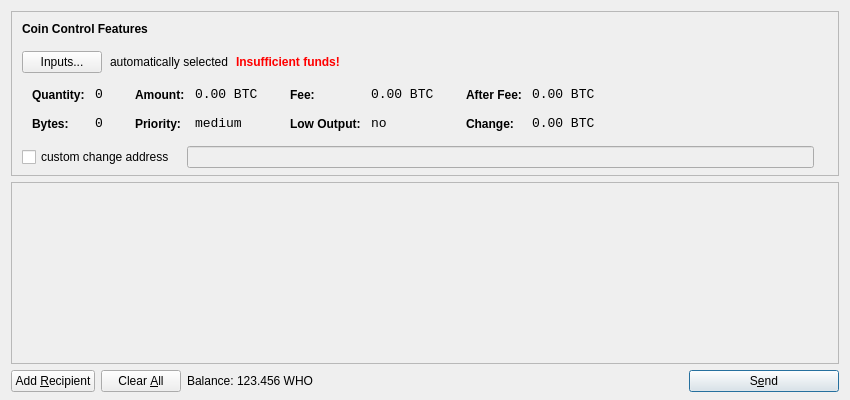
<?xml version="1.0" encoding="UTF-8"?>
<ui version="4.0">
 <class>SendCoinsDialog</class>
 <widget class="QDialog" name="SendCoinsDialog">
  <property name="geometry">
   <rect>
    <x>0</x>
    <y>0</y>
    <width>850</width>
    <height>400</height>
   </rect>
  </property>
  <property name="windowTitle">
   <string>Send Coins</string>
  </property>
  <layout class="QVBoxLayout" name="verticalLayout" stretch="0,1,0">
   <property name="bottomMargin">
    <number>8</number>
   </property>
   <item>
    <widget class="QFrame" name="frameCoinControl">
     <property name="sizePolicy">
      <sizepolicy hsizetype="Expanding" vsizetype="Expanding">
       <horstretch>0</horstretch>
       <verstretch>0</verstretch>
      </sizepolicy>
     </property>
     <property name="maximumSize">
      <size>
       <width>16777215</width>
       <height>16777215</height>
      </size>
     </property>
     <property name="frameShape">
      <enum>QFrame::StyledPanel</enum>
     </property>
     <property name="frameShadow">
      <enum>QFrame::Sunken</enum>
     </property>
     <layout class="QVBoxLayout" name="verticalLayoutCoinControl2">
      <property name="spacing">
       <number>-1</number>
      </property>
      <property name="leftMargin">
       <number>0</number>
      </property>
      <property name="topMargin">
       <number>0</number>
      </property>
      <property name="rightMargin">
       <number>0</number>
      </property>
      <property name="bottomMargin">
       <number>6</number>
      </property>
      <item>
       <layout class="QVBoxLayout" name="verticalLayoutCoinControl" stretch="0,0,0,0,1">
        <property name="spacing">
         <number>0</number>
        </property>
        <property name="leftMargin">
         <number>10</number>
        </property>
        <property name="topMargin">
         <number>10</number>
        </property>
        <item>
         <layout class="QHBoxLayout" name="horizontalLayoutCoinControl1">
          <property name="bottomMargin">
           <number>15</number>
          </property>
          <item>
           <widget class="QLabel" name="labelCoinControlFeatures">
            <property name="sizePolicy">
             <sizepolicy hsizetype="Preferred" vsizetype="Maximum">
              <horstretch>0</horstretch>
              <verstretch>0</verstretch>
             </sizepolicy>
            </property>
            <property name="font">
             <font>
              <weight>75</weight>
              <bold>true</bold>
             </font>
            </property>
            <property name="styleSheet">
             <string notr="true">font-weight:bold;</string>
            </property>
            <property name="text">
             <string>Coin Control Features</string>
            </property>
           </widget>
          </item>
         </layout>
        </item>
        <item>
         <layout class="QHBoxLayout" name="horizontalLayoutCoinControl2" stretch="0,0,0,0">
          <property name="spacing">
           <number>8</number>
          </property>
          <property name="bottomMargin">
           <number>10</number>
          </property>
          <item>
           <widget class="QPushButton" name="pushButtonCoinControl">
            <property name="styleSheet">
             <string notr="true"/>
            </property>
            <property name="text">
             <string>Inputs...</string>
            </property>
           </widget>
          </item>
          <item>
           <widget class="QLabel" name="labelCoinControlAutomaticallySelected">
            <property name="text">
             <string>automatically selected</string>
            </property>
            <property name="margin">
             <number>5</number>
            </property>
           </widget>
          </item>
          <item>
           <widget class="QLabel" name="labelCoinControlInsuffFunds">
            <property name="font">
             <font>
              <weight>75</weight>
              <bold>true</bold>
             </font>
            </property>
            <property name="styleSheet">
             <string notr="true">color:red;font-weight:bold;</string>
            </property>
            <property name="text">
             <string>Insufficient funds!</string>
            </property>
            <property name="margin">
             <number>5</number>
            </property>
           </widget>
          </item>
          <item>
           <spacer name="horizontalSpacerCoinControl">
            <property name="orientation">
             <enum>Qt::Horizontal</enum>
            </property>
            <property name="sizeHint" stdset="0">
             <size>
              <width>40</width>
              <height>1</height>
             </size>
            </property>
           </spacer>
          </item>
         </layout>
        </item>
        <item>
         <widget class="QWidget" name="widgetCoinControl" native="true">
          <property name="sizePolicy">
           <sizepolicy hsizetype="Preferred" vsizetype="Preferred">
            <horstretch>0</horstretch>
            <verstretch>0</verstretch>
           </sizepolicy>
          </property>
          <property name="minimumSize">
           <size>
            <width>0</width>
            <height>0</height>
           </size>
          </property>
          <property name="styleSheet">
           <string notr="true"/>
          </property>
          <layout class="QHBoxLayout" name="horizontalLayoutCoinControl5">
           <property name="margin">
            <number>0</number>
           </property>
           <item>
            <layout class="QHBoxLayout" name="horizontalLayoutCoinControl3" stretch="0,0,0,1">
             <property name="spacing">
              <number>20</number>
             </property>
             <property name="topMargin">
              <number>0</number>
             </property>
             <property name="bottomMargin">
              <number>10</number>
             </property>
             <item>
              <layout class="QFormLayout" name="formLayoutCoinControl1">
               <property name="horizontalSpacing">
                <number>10</number>
               </property>
               <property name="verticalSpacing">
                <number>14</number>
               </property>
               <property name="leftMargin">
                <number>10</number>
               </property>
               <property name="topMargin">
                <number>4</number>
               </property>
               <property name="rightMargin">
                <number>6</number>
               </property>
               <item row="0" column="0">
                <widget class="QLabel" name="labelCoinControlQuantityText">
                 <property name="styleSheet">
                  <string notr="true">font-weight:bold;</string>
                 </property>
                 <property name="text">
                  <string>Quantity:</string>
                 </property>
                 <property name="margin">
                  <number>0</number>
                 </property>
                </widget>
               </item>
               <item row="0" column="1">
                <widget class="QLabel" name="labelCoinControlQuantity">
                 <property name="font">
                  <font>
                   <family>Monospace</family>
                   <pointsize>10</pointsize>
                  </font>
                 </property>
                 <property name="cursor">
                  <cursorShape>IBeamCursor</cursorShape>
                 </property>
                 <property name="contextMenuPolicy">
                  <enum>Qt::ActionsContextMenu</enum>
                 </property>
                 <property name="text">
                  <string notr="true">0</string>
                 </property>
                 <property name="margin">
                  <number>0</number>
                 </property>
                 <property name="textInteractionFlags">
                  <set>Qt::LinksAccessibleByMouse|Qt::TextSelectableByKeyboard|Qt::TextSelectableByMouse</set>
                 </property>
                </widget>
               </item>
               <item row="1" column="0">
                <widget class="QLabel" name="labelCoinControlBytesText">
                 <property name="styleSheet">
                  <string notr="true">font-weight:bold;</string>
                 </property>
                 <property name="text">
                  <string>Bytes:</string>
                 </property>
                </widget>
               </item>
               <item row="1" column="1">
                <widget class="QLabel" name="labelCoinControlBytes">
                 <property name="font">
                  <font>
                   <family>Monospace</family>
                   <pointsize>10</pointsize>
                  </font>
                 </property>
                 <property name="cursor">
                  <cursorShape>IBeamCursor</cursorShape>
                 </property>
                 <property name="contextMenuPolicy">
                  <enum>Qt::ActionsContextMenu</enum>
                 </property>
                 <property name="text">
                  <string notr="true">0</string>
                 </property>
                 <property name="textInteractionFlags">
                  <set>Qt::LinksAccessibleByMouse|Qt::TextSelectableByKeyboard|Qt::TextSelectableByMouse</set>
                 </property>
                </widget>
               </item>
              </layout>
             </item>
             <item>
              <layout class="QFormLayout" name="formLayoutCoinControl2">
               <property name="horizontalSpacing">
                <number>10</number>
               </property>
               <property name="verticalSpacing">
                <number>14</number>
               </property>
               <property name="leftMargin">
                <number>6</number>
               </property>
               <property name="topMargin">
                <number>4</number>
               </property>
               <property name="rightMargin">
                <number>6</number>
               </property>
               <item row="0" column="0">
                <widget class="QLabel" name="labelCoinControlAmountText">
                 <property name="styleSheet">
                  <string notr="true">font-weight:bold;</string>
                 </property>
                 <property name="text">
                  <string>Amount:</string>
                 </property>
                 <property name="margin">
                  <number>0</number>
                 </property>
                </widget>
               </item>
               <item row="0" column="1">
                <widget class="QLabel" name="labelCoinControlAmount">
                 <property name="font">
                  <font>
                   <family>Monospace</family>
                   <pointsize>10</pointsize>
                  </font>
                 </property>
                 <property name="cursor">
                  <cursorShape>IBeamCursor</cursorShape>
                 </property>
                 <property name="contextMenuPolicy">
                  <enum>Qt::ActionsContextMenu</enum>
                 </property>
                 <property name="text">
                  <string notr="true">0.00 BTC</string>
                 </property>
                 <property name="textInteractionFlags">
                  <set>Qt::LinksAccessibleByMouse|Qt::TextSelectableByKeyboard|Qt::TextSelectableByMouse</set>
                 </property>
                </widget>
               </item>
               <item row="1" column="0">
                <widget class="QLabel" name="labelCoinControlPriorityText">
                 <property name="styleSheet">
                  <string notr="true">font-weight:bold;</string>
                 </property>
                 <property name="text">
                  <string>Priority:</string>
                 </property>
                </widget>
               </item>
               <item row="1" column="1">
                <widget class="QLabel" name="labelCoinControlPriority">
                 <property name="font">
                  <font>
                   <family>Monospace</family>
                   <pointsize>10</pointsize>
                  </font>
                 </property>
                 <property name="cursor">
                  <cursorShape>IBeamCursor</cursorShape>
                 </property>
                 <property name="contextMenuPolicy">
                  <enum>Qt::ActionsContextMenu</enum>
                 </property>
                 <property name="text">
                  <string>medium</string>
                 </property>
                 <property name="textInteractionFlags">
                  <set>Qt::LinksAccessibleByMouse|Qt::TextSelectableByKeyboard|Qt::TextSelectableByMouse</set>
                 </property>
                </widget>
               </item>
              </layout>
             </item>
             <item>
              <layout class="QFormLayout" name="formLayoutCoinControl3">
               <property name="horizontalSpacing">
                <number>10</number>
               </property>
               <property name="verticalSpacing">
                <number>14</number>
               </property>
               <property name="leftMargin">
                <number>6</number>
               </property>
               <property name="topMargin">
                <number>4</number>
               </property>
               <property name="rightMargin">
                <number>6</number>
               </property>
               <item row="0" column="0">
                <widget class="QLabel" name="labelCoinControlFeeText">
                 <property name="styleSheet">
                  <string notr="true">font-weight:bold;</string>
                 </property>
                 <property name="text">
                  <string>Fee:</string>
                 </property>
                 <property name="margin">
                  <number>0</number>
                 </property>
                </widget>
               </item>
               <item row="0" column="1">
                <widget class="QLabel" name="labelCoinControlFee">
                 <property name="font">
                  <font>
                   <family>Monospace</family>
                   <pointsize>10</pointsize>
                  </font>
                 </property>
                 <property name="cursor">
                  <cursorShape>IBeamCursor</cursorShape>
                 </property>
                 <property name="contextMenuPolicy">
                  <enum>Qt::ActionsContextMenu</enum>
                 </property>
                 <property name="text">
                  <string notr="true">0.00 BTC</string>
                 </property>
                 <property name="textInteractionFlags">
                  <set>Qt::LinksAccessibleByMouse|Qt::TextSelectableByKeyboard|Qt::TextSelectableByMouse</set>
                 </property>
                </widget>
               </item>
               <item row="1" column="0">
                <widget class="QLabel" name="labelCoinControlLowOutputText">
                 <property name="styleSheet">
                  <string notr="true">font-weight:bold;</string>
                 </property>
                 <property name="text">
                  <string>Low Output:</string>
                 </property>
                </widget>
               </item>
               <item row="1" column="1">
                <widget class="QLabel" name="labelCoinControlLowOutput">
                 <property name="font">
                  <font>
                   <family>Monospace</family>
                   <pointsize>10</pointsize>
                  </font>
                 </property>
                 <property name="cursor">
                  <cursorShape>IBeamCursor</cursorShape>
                 </property>
                 <property name="contextMenuPolicy">
                  <enum>Qt::ActionsContextMenu</enum>
                 </property>
                 <property name="text">
                  <string>no</string>
                 </property>
                 <property name="textInteractionFlags">
                  <set>Qt::LinksAccessibleByMouse|Qt::TextSelectableByKeyboard|Qt::TextSelectableByMouse</set>
                 </property>
                </widget>
               </item>
              </layout>
             </item>
             <item>
              <layout class="QFormLayout" name="formLayoutCoinControl4">
               <property name="horizontalSpacing">
                <number>10</number>
               </property>
               <property name="verticalSpacing">
                <number>14</number>
               </property>
               <property name="leftMargin">
                <number>6</number>
               </property>
               <property name="topMargin">
                <number>4</number>
               </property>
               <property name="rightMargin">
                <number>6</number>
               </property>
               <item row="0" column="0">
                <widget class="QLabel" name="labelCoinControlAfterFeeText">
                 <property name="styleSheet">
                  <string notr="true">font-weight:bold;</string>
                 </property>
                 <property name="text">
                  <string>After Fee:</string>
                 </property>
                 <property name="margin">
                  <number>0</number>
                 </property>
                </widget>
               </item>
               <item row="0" column="1">
                <widget class="QLabel" name="labelCoinControlAfterFee">
                 <property name="font">
                  <font>
                   <family>Monospace</family>
                   <pointsize>10</pointsize>
                  </font>
                 </property>
                 <property name="cursor">
                  <cursorShape>IBeamCursor</cursorShape>
                 </property>
                 <property name="contextMenuPolicy">
                  <enum>Qt::ActionsContextMenu</enum>
                 </property>
                 <property name="text">
                  <string notr="true">0.00 BTC</string>
                 </property>
                 <property name="textInteractionFlags">
                  <set>Qt::LinksAccessibleByMouse|Qt::TextSelectableByKeyboard|Qt::TextSelectableByMouse</set>
                 </property>
                </widget>
               </item>
               <item row="1" column="0">
                <widget class="QLabel" name="labelCoinControlChangeText">
                 <property name="styleSheet">
                  <string notr="true">font-weight:bold;</string>
                 </property>
                 <property name="text">
                  <string>Change:</string>
                 </property>
                </widget>
               </item>
               <item row="1" column="1">
                <widget class="QLabel" name="labelCoinControlChange">
                 <property name="font">
                  <font>
                   <family>Monospace</family>
                   <pointsize>10</pointsize>
                  </font>
                 </property>
                 <property name="cursor">
                  <cursorShape>IBeamCursor</cursorShape>
                 </property>
                 <property name="contextMenuPolicy">
                  <enum>Qt::ActionsContextMenu</enum>
                 </property>
                 <property name="text">
                  <string notr="true">0.00 BTC</string>
                 </property>
                 <property name="textInteractionFlags">
                  <set>Qt::LinksAccessibleByMouse|Qt::TextSelectableByKeyboard|Qt::TextSelectableByMouse</set>
                 </property>
                </widget>
               </item>
              </layout>
             </item>
            </layout>
           </item>
          </layout>
         </widget>
        </item>
        <item>
         <layout class="QHBoxLayout" name="horizontalLayoutCoinControl4" stretch="0,0,0">
          <property name="spacing">
           <number>12</number>
          </property>
          <property name="sizeConstraint">
           <enum>QLayout::SetDefaultConstraint</enum>
          </property>
          <property name="topMargin">
           <number>5</number>
          </property>
          <property name="rightMargin">
           <number>5</number>
          </property>
          <item>
           <widget class="QCheckBox" name="checkBoxCoinControlChange">
            <property name="text">
             <string>custom change address</string>
            </property>
           </widget>
          </item>
          <item>
           <widget class="QLineEdit" name="lineEditCoinControlChange">
            <property name="enabled">
             <bool>false</bool>
            </property>
            <property name="sizePolicy">
             <sizepolicy hsizetype="Expanding" vsizetype="Fixed">
              <horstretch>0</horstretch>
              <verstretch>0</verstretch>
             </sizepolicy>
            </property>
           </widget>
          </item>
          <item>
           <widget class="QLabel" name="labelCoinControlChangeLabel">
            <property name="sizePolicy">
             <sizepolicy hsizetype="Preferred" vsizetype="Expanding">
              <horstretch>0</horstretch>
              <verstretch>0</verstretch>
             </sizepolicy>
            </property>
            <property name="minimumSize">
             <size>
              <width>0</width>
              <height>0</height>
             </size>
            </property>
            <property name="text">
             <string/>
            </property>
            <property name="margin">
             <number>3</number>
            </property>
           </widget>
          </item>
         </layout>
        </item>
        <item>
         <spacer name="verticalSpacerCoinControl">
          <property name="orientation">
           <enum>Qt::Vertical</enum>
          </property>
          <property name="sizeHint" stdset="0">
           <size>
            <width>800</width>
            <height>1</height>
           </size>
          </property>
         </spacer>
        </item>
       </layout>
      </item>
     </layout>
    </widget>
   </item>
   <item>
    <widget class="QScrollArea" name="scrollArea">
     <property name="widgetResizable">
      <bool>true</bool>
     </property>
     <widget class="QWidget" name="scrollAreaWidgetContents">
      <property name="geometry">
       <rect>
        <x>0</x>
        <y>0</y>
        <width>830</width>
        <height>165</height>
       </rect>
      </property>
      <layout class="QVBoxLayout" name="verticalLayout_2">
       <property name="margin">
        <number>0</number>
       </property>
       <item>
        <layout class="QVBoxLayout" name="entries">
         <property name="spacing">
          <number>6</number>
         </property>
        </layout>
       </item>
       <item>
        <spacer name="verticalSpacer">
         <property name="orientation">
          <enum>Qt::Vertical</enum>
         </property>
         <property name="sizeHint" stdset="0">
          <size>
           <width>20</width>
           <height>40</height>
          </size>
         </property>
        </spacer>
       </item>
      </layout>
     </widget>
    </widget>
   </item>
   <item>
    <layout class="QHBoxLayout" name="horizontalLayout">
     <item>
      <widget class="QPushButton" name="addButton">
       <property name="toolTip">
        <string>Send to multiple recipients at once</string>
       </property>
       <property name="text">
        <string>Add &amp;Recipient</string>
       </property>
       <property name="icon">
        <iconset resource="../bitcoin.qrc">
         <normaloff>:/icons/add</normaloff>:/icons/add</iconset>
       </property>
       <property name="autoDefault">
        <bool>false</bool>
       </property>
      </widget>
     </item>
     <item>
      <widget class="QPushButton" name="clearButton">
       <property name="sizePolicy">
        <sizepolicy hsizetype="Minimum" vsizetype="Fixed">
         <horstretch>0</horstretch>
         <verstretch>0</verstretch>
        </sizepolicy>
       </property>
       <property name="toolTip">
        <string>Remove all transaction fields</string>
       </property>
       <property name="text">
        <string>Clear &amp;All</string>
       </property>
       <property name="icon">
        <iconset resource="../bitcoin.qrc">
         <normaloff>:/icons/remove</normaloff>:/icons/remove</iconset>
       </property>
       <property name="autoRepeatDelay">
        <number>300</number>
       </property>
       <property name="autoDefault">
        <bool>false</bool>
       </property>
      </widget>
     </item>
     <item>
      <layout class="QHBoxLayout" name="horizontalLayout_2">
       <property name="spacing">
        <number>3</number>
       </property>
       <item>
        <widget class="QLabel" name="label">
         <property name="text">
          <string>Balance:</string>
         </property>
        </widget>
       </item>
       <item>
        <widget class="QLabel" name="labelBalance">
         <property name="cursor">
          <cursorShape>IBeamCursor</cursorShape>
         </property>
         <property name="text">
          <string>123.456 WHO</string>
         </property>
         <property name="textInteractionFlags">
          <set>Qt::LinksAccessibleByMouse|Qt::TextSelectableByKeyboard|Qt::TextSelectableByMouse</set>
         </property>
        </widget>
       </item>
      </layout>
     </item>
     <item>
      <spacer name="horizontalSpacer">
       <property name="orientation">
        <enum>Qt::Horizontal</enum>
       </property>
       <property name="sizeHint" stdset="0">
        <size>
         <width>40</width>
         <height>20</height>
        </size>
       </property>
      </spacer>
     </item>
     <item>
      <widget class="QPushButton" name="sendButton">
       <property name="minimumSize">
        <size>
         <width>150</width>
         <height>0</height>
        </size>
       </property>
       <property name="toolTip">
        <string>Confirm the send action</string>
       </property>
       <property name="text">
        <string>S&amp;end</string>
       </property>
       <property name="icon">
        <iconset resource="../bitcoin.qrc">
         <normaloff>:/icons/send</normaloff>:/icons/send</iconset>
       </property>
       <property name="default">
        <bool>true</bool>
       </property>
      </widget>
     </item>
    </layout>
   </item>
  </layout>
 </widget>
 <resources>
  <include location="../bitcoin.qrc"/>
 </resources>
 <connections/>
</ui>
